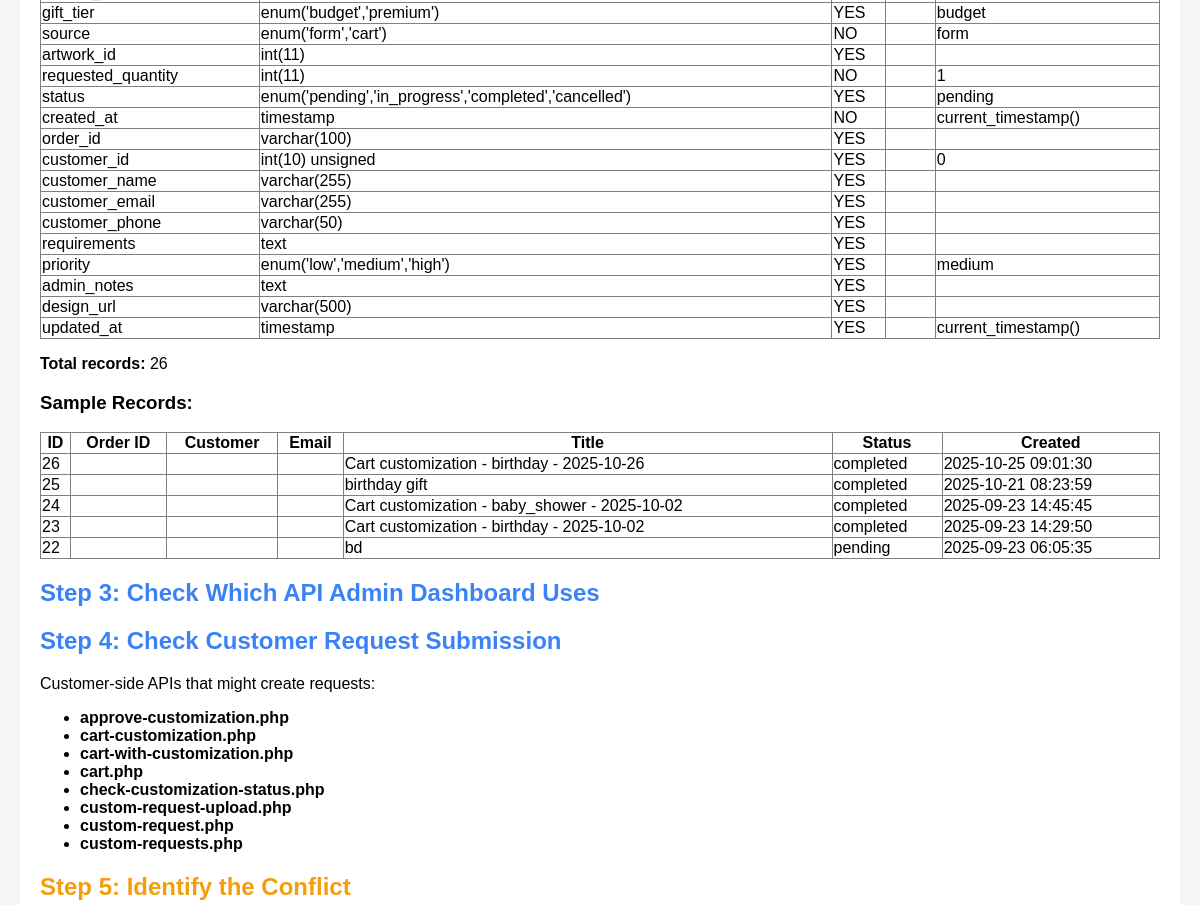
Before: /backend/diagnose-custom-requests-conflict.php (middle part) with the older database file.
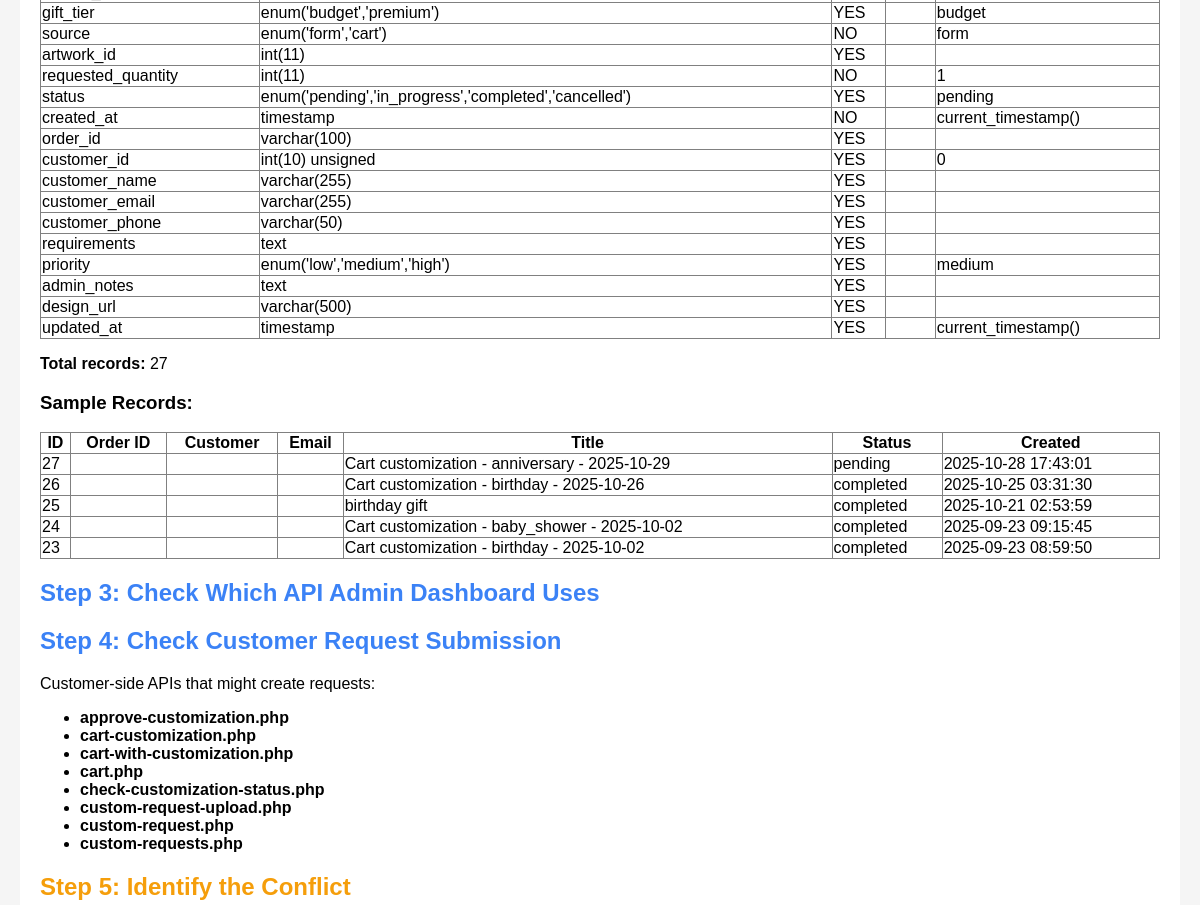
After: the same page with the newer database file.
### tables this page shows
CREATE TABLE `custom_requests` (
  `id` int(11) NOT NULL,
  `user_id` int(11) NOT NULL,
  `title` varchar(255) NOT NULL,
  `description` text NOT NULL,
  `category_id` int(11) DEFAULT NULL,
  `occasion` varchar(100) DEFAULT NULL,
  `budget_min` decimal(10,2) DEFAULT NULL,
  `budget_max` decimal(10,2) DEFAULT NULL,
  `deadline` date DEFAULT NULL,
  `special_instructions` text DEFAULT NULL,
  `gift_tier` enum('budget','premium') DEFAULT 'budget',
  `source` enum('form','cart') NOT NULL DEFAULT 'form',
  `artwork_id` int(11) DEFAULT NULL,
  `requested_quantity` int(11) NOT NULL DEFAULT 1,
  `status` enum('pending','in_progress','completed','cancelled') DEFAULT 'pending',
  `created_at` timestamp NOT NULL DEFAULT current_timestamp()
);

### backend/diagnose-custom-requests-conflict.php (the view, shortened to what this page needs)
<?php
echo "<!DOCTYPE html>";
echo "<html><head><title>Diagnose Custom Requests Conflict</title>";
echo "</head><body><div class='container'>";
try {
    $database = new Database();
    $pdo = $database->getConnection();
    $tables = $pdo->query("SHOW TABLES LIKE '%custom%'")->fetchAll(PDO::FETCH_COLUMN);
    if (in_array('custom_requests', $tables)) {
        $columns = $pdo->query("DESCRIBE custom_requests")->fetchAll(PDO::FETCH_ASSOC);
        echo "<table border='1' style='border-collapse:collapse;width:100%;'>";
        foreach ($columns as $col) {
            echo "<tr>";
            echo "<td>{$col['Field']}</td>";
            echo "<td>{$col['Type']}</td>";
            echo "<td>{$col['Null']}</td>";
            echo "<td>{$col['Key']}</td>";
            echo "<td>{$col['Default']}</td>";
            echo "</tr>";
        }
        echo "</table>";
        $count = $pdo->query("SELECT COUNT(*) FROM custom_requests")->fetchColumn();
        echo "<p><strong>Total records:</strong> $count</p>";
        if ($count > 0) {
            echo "<h3>Sample Records:</h3>";
            $samples = $pdo->query("SELECT id, order_id, customer_name, customer_email, title, status, created_at FROM custom_requests ORDER BY created_at DESC LIMIT 5")->fetchAll(PDO::FETCH_ASSOC);
            echo "<table border='1' style='border-collapse:collapse;width:100%;'>";
            echo "<tr><th>ID</th><th>Order ID</th><th>Customer</th><th>Email</th><th>Title</th><th>Status</th><th>Created</th></tr>";
            foreach ($samples as $sample) {
                echo "<tr>";
                echo "<td>{$sample['id']}</td>";
                echo "<td>{$sample['order_id']}</td>";
                echo "<td>{$sample['customer_name']}</td>";
                echo "<td>{$sample['customer_email']}</td>";
                echo "<td>{$sample['title']}</td>";
                echo "<td>{$sample['status']}</td>";
                echo "<td>{$sample['created_at']}</td>";
                echo "</tr>";
            }
            echo "</table>";
        }
    }
    echo "<h2 class='info'>Step 3: Check Which API Admin Dashboard Uses</h2>";
    echo "<h2 class='info'>Step 4: Check Customer Request Submission</h2>";
    $customerApiDir = __DIR__ . '/api/customer/';
    $customerApis = [];
    if (is_dir($customerApiDir)) {
        $files = scandir($customerApiDir);
        foreach ($files as $file) {
            if ((strpos($file, 'custom') !== false || strpos($file, 'cart') !== false) && pathinfo($file, PATHINFO_EXTENSION) === 'php') {
                $customerApis[] = $file;
            }
        }
    }
    echo "<p>Customer-side APIs that might create requests:</p>";
    echo "<ul>";
    foreach ($customerApis as $api) {
        echo "<li><strong>$api</strong></li>";
    }
    echo "</ul>";
    echo "<h2 class='warning'>Step 5: Identify the Conflict</h2>";
} catch (Exception $e) {
    echo "<p class='error'>❌ Error: " . htmlspecialchars($e->getMessage()) . "</p>";
}
echo "</div></body></html>";
?>

Changed rows visible on the page:
no longer on this page (row edited): custom_requests: id "22", title "bd", status "pending", created_at "2025-09-23 06:05:35"
added custom_requests: id "27", title "Cart customization - anniversary - 2025-10-29", status "pending", created_at "2025-10-28 17:43:01"
changed custom_requests "Cart customization - birthday - 2025-10-26": created_at "2025-10-25 09:01:30" → "2025-10-25 03:31:30"
changed custom_requests "birthday gift": created_at "2025-10-21 08:23:59" → "2025-10-21 02:53:59"
changed custom_requests "Cart customization - baby_shower - 2025-10-02": created_at "2025-09-23 14:45:45" → "2025-09-23 09:15:45"
changed custom_requests "Cart customization - birthday - 2025-10-02": created_at "2025-09-23 14:29:50" → "2025-09-23 08:59:50"
Other visible differences:
$count: "26" → "27"
